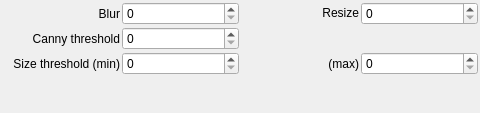
<?xml version="1.0" encoding="UTF-8"?>
<ui version="4.0">
 <class>ContoursForm</class>
 <widget class="QWidget" name="ContoursForm">
  <property name="geometry">
   <rect>
    <x>0</x>
    <y>0</y>
    <width>480</width>
    <height>113</height>
   </rect>
  </property>
  <property name="windowTitle">
   <string>Form</string>
  </property>
  <layout class="QHBoxLayout" name="horizontalLayout_2">
   <property name="spacing">
    <number>2</number>
   </property>
   <property name="leftMargin">
    <number>2</number>
   </property>
   <property name="topMargin">
    <number>2</number>
   </property>
   <property name="rightMargin">
    <number>2</number>
   </property>
   <property name="bottomMargin">
    <number>2</number>
   </property>
   <item>
    <layout class="QHBoxLayout" name="horizontalLayout">
     <property name="spacing">
      <number>2</number>
     </property>
     <item>
      <layout class="QGridLayout" name="gridLayout">
       <item row="0" column="0">
        <widget class="QLabel" name="label">
         <property name="text">
          <string>Blur</string>
         </property>
         <property name="alignment">
          <set>Qt::AlignRight|Qt::AlignTrailing|Qt::AlignVCenter</set>
         </property>
        </widget>
       </item>
       <item row="0" column="1">
        <widget class="QSpinBox" name="spinBox"/>
       </item>
       <item row="1" column="1">
        <widget class="QSpinBox" name="spinBox_3"/>
       </item>
       <item row="0" column="2">
        <widget class="QLabel" name="label_2">
         <property name="text">
          <string>&lt;html&gt;&lt;head/&gt;&lt;body&gt;&lt;p&gt;Resize&lt;/p&gt;&lt;/body&gt;&lt;/html&gt;</string>
         </property>
         <property name="alignment">
          <set>Qt::AlignRight|Qt::AlignTrailing|Qt::AlignVCenter</set>
         </property>
        </widget>
       </item>
       <item row="0" column="3">
        <widget class="QSpinBox" name="spinBox_2"/>
       </item>
       <item row="1" column="0">
        <widget class="QLabel" name="label_3">
         <property name="text">
          <string>Canny threshold</string>
         </property>
         <property name="alignment">
          <set>Qt::AlignRight|Qt::AlignTrailing|Qt::AlignVCenter</set>
         </property>
        </widget>
       </item>
       <item row="3" column="1">
        <spacer name="verticalSpacer">
         <property name="orientation">
          <enum>Qt::Vertical</enum>
         </property>
         <property name="sizeHint" stdset="0">
          <size>
           <width>20</width>
           <height>40</height>
          </size>
         </property>
        </spacer>
       </item>
       <item row="2" column="0">
        <widget class="QLabel" name="label_4">
         <property name="text">
          <string>Size threshold (min)</string>
         </property>
         <property name="alignment">
          <set>Qt::AlignRight|Qt::AlignTrailing|Qt::AlignVCenter</set>
         </property>
        </widget>
       </item>
       <item row="2" column="2">
        <widget class="QLabel" name="label_5">
         <property name="text">
          <string>(max)</string>
         </property>
         <property name="alignment">
          <set>Qt::AlignRight|Qt::AlignTrailing|Qt::AlignVCenter</set>
         </property>
        </widget>
       </item>
       <item row="2" column="1">
        <widget class="QSpinBox" name="spinBox_4"/>
       </item>
       <item row="2" column="3">
        <widget class="QSpinBox" name="spinBox_5"/>
       </item>
      </layout>
     </item>
    </layout>
   </item>
  </layout>
 </widget>
 <resources/>
 <connections/>
</ui>
